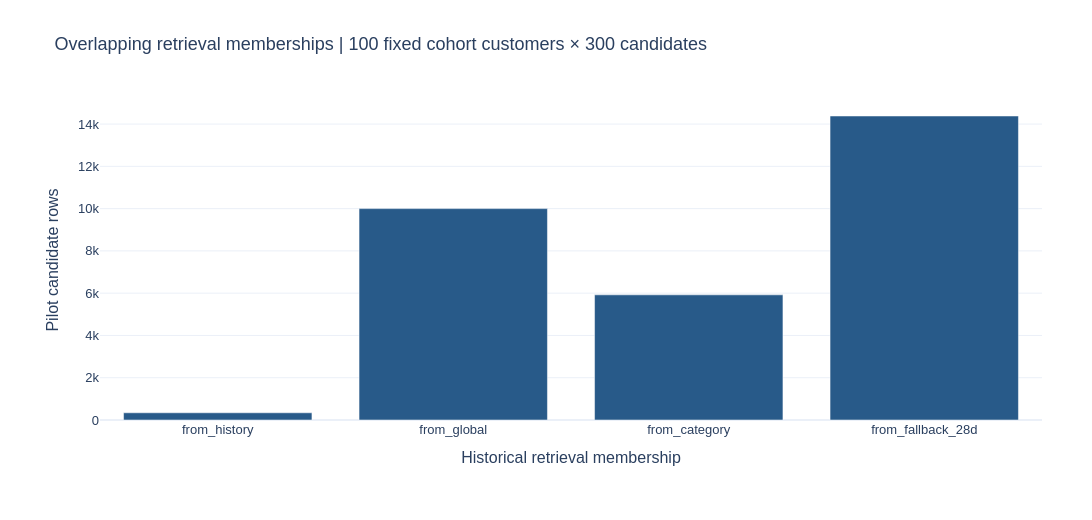

The cell this chart's notebook holds for it:
### Markdown cell above
## 6. Pilot source overlaps

The 100 pilot customers are the first IDs in fixed cohort order, not selected by their target activity. Source membership counts overlap. This pilot checks feature definitions; it does not estimate population quality.

### Code cell
source_counts=pilot_features[['from_history','from_global','from_category','from_fallback_28d']].sum().rename_axis('source').reset_index(name='candidate_rows')
fig=px.bar(source_counts,x='source',y='candidate_rows',
    labels={'source':'Historical retrieval membership','candidate_rows':'Pilot candidate rows'},
    title='Overlapping retrieval memberships | 100 fixed cohort customers × 300 candidates')
show_figure(fig,PROJECT_ROOT,'feature_pilot_sources')

### Figure 1 — Plotly figure (JSON) as saved in the notebook; plotly's stock layout.template omitted (floating-point values rounded to 4 significant figures)
{"data": [{"hovertemplate": "Historical retrieval membership=%{x}<br>Pilot candidate rows=%{y}<extra></extra>", "legendgroup": "", "marker": {"color": "#285A89", "pattern": {"shape": ""}}, "name": "", "orientation": "v", "showlegend": false, "textposition": "auto", "type": "bar", "x": ["from_history", "from_global", "from_category", "from_fallback_28d"], "xaxis": "x", "y": [341, 10000, 5921, 14382], "yaxis": "y"}], "layout": {"barmode": "relative", "font": {"family": "Arial", "size": 13}, "height": 520, "legend": {"orientation": "h", "tracegroupgap": 0, "x": 0, "y": 1.02, "yanchor": "bottom"}, "margin": {"b": 100, "l": 100, "r": 50, "t": 100}, "title": {"font": {"size": 18}, "text": "Overlapping retrieval memberships | 100 fixed cohort customers × 300 candidates"}, "width": 1100, "xaxis": {"anchor": "y", "domain": [0.0, 1.0], "title": {"text": "Historical retrieval membership"}}, "yaxis": {"anchor": "x", "domain": [0.0, 1.0], "title": {"text": "Pilot candidate rows"}}}}
